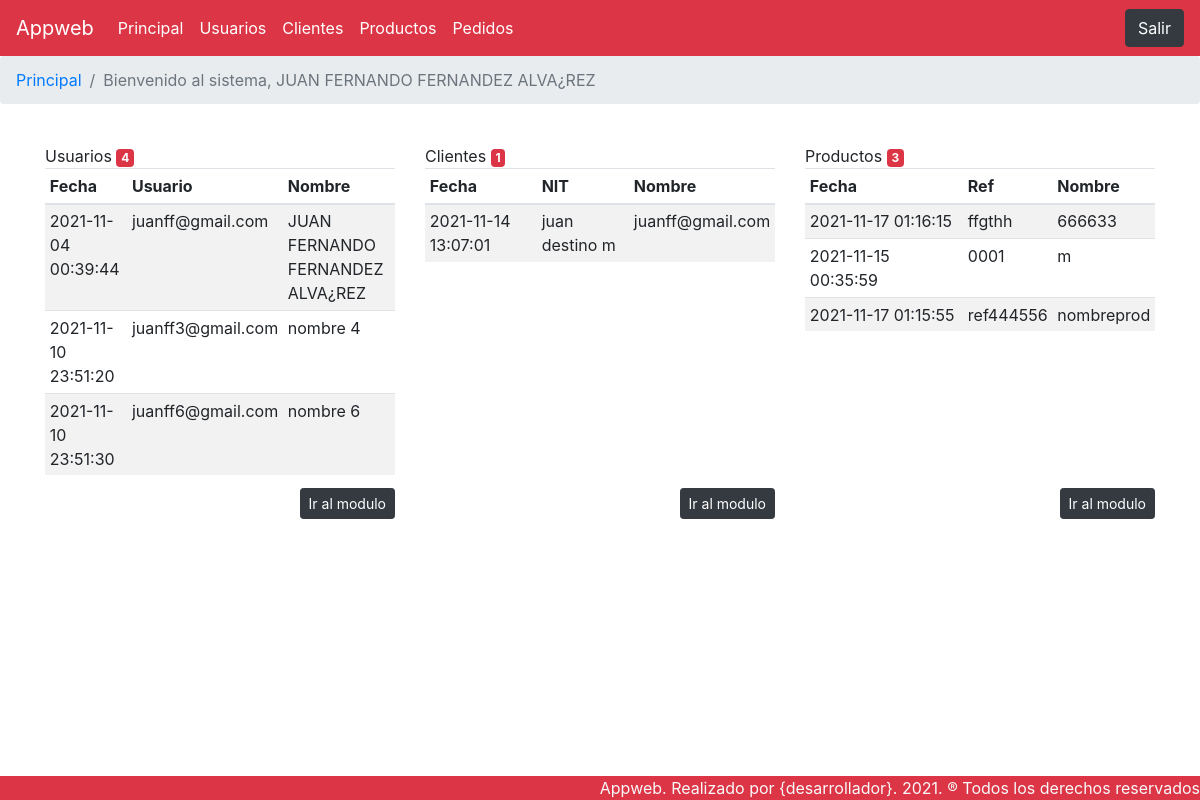
Page /principal.php (signed in) on the committed database.
### tables this page shows
CREATE TABLE `tblusuarios` (
  `id` bigint(20) NOT NULL,
  `nombre` varchar(50) NOT NULL,
  `correo` varchar(100) NOT NULL,
  `clave` varchar(255) NOT NULL,
  `estado` int(1) NOT NULL COMMENT '1=activo; 2=inactivo',
  `telefono` varchar(20) NOT NULL,
  `fecharegistro` timestamp NOT NULL DEFAULT current_timestamp(),
  `fechamodificacion` timestamp NOT NULL DEFAULT current_timestamp() ON UPDATE current_timestamp()
);

CREATE TABLE `tblclientes` (
  `id` bigint(20) NOT NULL,
  `nombre` varchar(50) NOT NULL,
  `correo` varchar(100) NOT NULL,
  `direccion` varchar(200) NOT NULL,
  `estado` int(1) NOT NULL COMMENT '1=activo; 2=inactivo',
  `telefono` varchar(20) NOT NULL,
  `fecharegistro` timestamp NOT NULL DEFAULT current_timestamp(),
  `fechamodificacion` timestamp NOT NULL DEFAULT current_timestamp() ON UPDATE current_timestamp()
);

CREATE TABLE `tblproductos` (
  `id` bigint(20) NOT NULL,
  `referencia` varchar(20) NOT NULL,
  `nombre` varchar(50) NOT NULL,
  `valorbase` double NOT NULL,
  `iva` int(2) NOT NULL,
  `descripcion` varchar(1000) NOT NULL,
  `imagen` varchar(100) NOT NULL,
  `estado` int(1) NOT NULL,
  `usuario` bigint(20) NOT NULL,
  `fecharegistro` timestamp NOT NULL DEFAULT current_timestamp(),
  `fechamodificacion` timestamp NOT NULL DEFAULT current_timestamp() ON UPDATE current_timestamp()
);

### clases/conexion.php (called while the page is built, shortened)
<?php
class conexion {
    public function __construct() {
        $this->conectar = new mysqli(DB_HOST, DB_USER, DB_PASS, DB_NAME);
    }
}

### clases/usuarios.php (called while the page is built, shortened)
<?php
require_once("conexion.php");
class usuarios extends conexion{
    public function __construct()
    {
        $this->tabla="tblusuarios";
    }
    function listar($param="") {
        $sql=" select id, nombre, correo , telefono, estado,fecharegistro from ".$this->tabla;
        $sql.=" order by nombre asc";
        $resultado=$this->conectar->query($sql);
        $data=array();
        if ($resultado->num_rows>0) {
            while($fila=$resultado->fetch_array()) {
                $data[]=$fila;
            }
        }
        return $data;
    }
}

### clases/clientes.php (called while the page is built, shortened)
<?php
require_once("conexion.php");
class clientes extends conexion{
    public function __construct()
    {
        $this->tabla="tblclientes";
    }
    function listar($param="") {
        $sql=" select id, nombre, correo , telefono, estado,fecharegistro,direccion from ".$this->tabla;
        $sql.=" order by nombre asc";
        $resultado=$this->conectar->query($sql);
        $data=array();
        if ($resultado->num_rows>0) {
            while($fila=$resultado->fetch_array()) {
                $data[]=$fila;
            }
        }
        return $data;
    }
}

### clases/productos.php (called while the page is built, shortened)
<?php
require_once("conexion.php");
class productos extends conexion{
    public function __construct()
    {
        $this->tabla="tblproductos";
    }
    function listar($param="") {
        $sql=" select id, nombre, referencia,imagen,valorbase,iva , descripcion, estado,fecharegistro,valorbase from ".$this->tabla;
        $sql.=" order by nombre asc";
        $resultado=$this->conectar->query($sql);
        $data=array();
        if ($resultado->num_rows>0) {
            while($fila=$resultado->fetch_array()) {
                $data[]=$fila;
            }
        }
        return $data;
    }
}

### principal.php (the view, shortened to what this page needs)
<?php
include_once("clases/clientes.php");
$clientes=new clientes;
$listadocliente=$clientes->listar();
include_once("clases/usuarios.php");
$usuarios=new usuarios;
$listadousuarios=$usuarios->listar();
include_once("clases/productos.php");
$productos=new productos;
$listadoproductos=$productos->listar();
?>
<!DOCTYPE html>
<html lang="en">
    <head>
        <link rel="stylesheet" href="https://stackpath.bootstrapcdn.com/bootstrap/4.4.1/css/bootstrap.min.css">
    </head>
    <body>
        <?php include("incluidos/encabezado.php");?>
<nav aria-label="breadcrumb">
  <ol class="breadcrumb">
    <li class="breadcrumb-item"><a href="principal.php">Principal</a></li>
    <li class="breadcrumb-item active" aria-current="page">Bienvenido al sistema, <?php echo $_SESSION['s_nombre'];?></li>
  </ol>
</nav>
<br>
        <div class="container">
            <div class="row">
                <div class="panel panel-info col-4">
                        <div class="panel-heading">Usuarios <span class="badge badge-danger text-right"><?php echo sizeof($listadousuarios);?></span></div>
                        <div class="panel-body" style="height: 320px;">
                        <table class="table table-striped table-sm" >
                            <thead class="">
                                <tr>
                                    <th>Fecha</th>
                                    <th>Usuario</th>
                                    <th>Nombre</th>
                                </tr>
                            </thead>
                            <tbody >
                                <?php
                                $i=0;
                                foreach($listadousuarios as $usuario){
                                $i++;
                                if ($i<=3) {
                                ?>
                                <tr>
                                    <td><?php echo $usuario['fecharegistro'];?></td>
                                    <td><?php echo $usuario['correo'];?></td>
                                    <td><?php echo $usuario['nombre'];?></td>
                                </tr>
                                <?php
                                    }
                                }
                                ?>
                            </tbody>
                        </table>
                        </div>
                        <div class="panel panel-footer text-right" >
                        <a href="usuarios.php" class="btn btn-dark btn-sm">Ir al modulo</a>
                        </div>
                </div>
                <div class="panel panel-info col-4">
                        <div class="panel-heading">Clientes <span class="badge badge-danger text-right"><?php echo sizeof($listadocliente); ?></span></div>
                        <div class="panel-body" style="height: 320px;">
                        <table class="table table-striped table-sm">
                            <thead class="">
                                <tr>
                                    <th>Fecha</th>
                                    <th>NIT</th>
                                    <th>Nombre</th>
                                </tr>
                            </thead>
                            <tbody>
                                <?php
                                $i=0;
                                foreach($listadocliente as $cliente){
                                $i++;
                                if ($i<=5) {
                                ?>
                                <tr>
                                    <td><?php echo $cliente['fecharegistro'];?></td>
                                    <td><?php echo $cliente['nombre'];?></td>
                                    <td><?php echo $cliente['correo'];?></td>
                                </tr>
                                <?php
                                    }
                                }
                                ?>
                            </tbody>
                        </table>
                        </div>
                        <div class="panel panel-footer text-right" >
                        <a href="clientes.php" class="btn btn-dark btn-sm">Ir al modulo</a>
                        </div>
                    </div>
                <div class="panel panel-info col-4">
                        <div class="panel-heading">Productos <span class="badge badge-danger text-right"><?php echo sizeof($listadoproductos); ?></span></div>
                        <div class="panel-body" style="height: 320px;">
                        <table class="table table-striped table-sm">
                            <thead class="">
                                <tr>
                                    <th>Fecha</th>
                                    <th>Ref</th>
                                    <th>Nombre</th>
                                </tr>
                            </thead>
                            <tbody>
                                <?php
                                $i=0;
                                foreach($listadoproductos as $producto){
                                $i++;
                                if ($i<=5) {
                                ?>
                                <tr>
                                    <td><?php echo $producto['fecharegistro'];?></td>
                                    <td><?php echo $producto['referencia'];?></td>
                                    <td><?php echo $producto['nombre'];?></td>
                                </tr>
                                <?php
                                    }
                                }
                                ?>
                            </tbody>
                        </table>
                        </div>
                        <div class="panel panel-footer text-right" >
                        <a href="productos.php" class="btn btn-dark btn-sm">Ir al modulo</a>
                        </div>
                </div>
            </div>
         </div>
        <?php include("incluidos/footer.php");?>
    </body>
</html>

### rows in the picture
tblusuarios: fecharegistro "2021-11-04 00:39:44", correo "juanff@gmail.com", nombre "JUAN FERNANDO FERNANDEZ ALVA¿REZ"
tblusuarios: fecharegistro "2021-11-10 23:51:20", correo "juanff3@gmail.com", nombre "nombre 4"
tblusuarios: fecharegistro "2021-11-10 23:51:30", correo "juanff6@gmail.com", nombre "nombre 6"
tblclientes: fecharegistro "2021-11-14 13:07:01", nombre "juan destino m", correo "juanff@gmail.com"
tblproductos: fecharegistro "2021-11-17 01:16:15", referencia "ffgthh", nombre "666633"
tblproductos: fecharegistro "2021-11-15 00:35:59", referencia "0001", nombre "m"
tblproductos: fecharegistro "2021-11-17 01:15:55", referencia "ref444556", nombre "nombreprod"

### other values in the picture
$_SESSION['s_nombre'] "JUAN FERNANDO FERNANDEZ ALVA¿REZ"
sizeof($listadousuarios) "4"
sizeof($listadocliente) "1"
sizeof($listadoproductos) "3"
